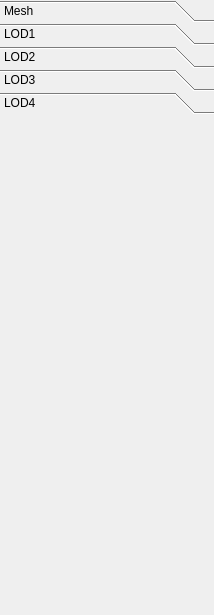
<?xml version="1.0" encoding="UTF-8"?>
<ui version="4.0">
 <class>graphicTab</class>
 <widget class="QWidget" name="graphicTab">
  <property name="geometry">
   <rect>
    <x>0</x>
    <y>0</y>
    <width>214</width>
    <height>615</height>
   </rect>
  </property>
  <property name="windowTitle">
   <string>Form</string>
  </property>
  <widget class="QToolBox" name="toolBox">
   <property name="geometry">
    <rect>
     <x>0</x>
     <y>0</y>
     <width>214</width>
     <height>471</height>
    </rect>
   </property>
   <property name="currentIndex">
    <number>4</number>
   </property>
   <property name="tabSpacing">
    <number>1</number>
   </property>
   <widget class="QWidget" name="meshPage">
    <property name="geometry">
     <rect>
      <x>0</x>
      <y>0</y>
      <width>214</width>
      <height>361</height>
     </rect>
    </property>
    <attribute name="label">
     <string>Mesh</string>
    </attribute>
    <widget class="meshTab" name="meshWidget" native="true">
     <property name="geometry">
      <rect>
       <x>0</x>
       <y>0</y>
       <width>120</width>
       <height>80</height>
      </rect>
     </property>
    </widget>
   </widget>
   <widget class="QWidget" name="LOD1Page">
    <property name="geometry">
     <rect>
      <x>0</x>
      <y>0</y>
      <width>214</width>
      <height>361</height>
     </rect>
    </property>
    <attribute name="label">
     <string>LOD1</string>
    </attribute>
    <widget class="LODTab" name="LOD1Widget" native="true">
     <property name="geometry">
      <rect>
       <x>0</x>
       <y>0</y>
       <width>120</width>
       <height>80</height>
      </rect>
     </property>
    </widget>
   </widget>
   <widget class="QWidget" name="LOD2Page">
    <property name="geometry">
     <rect>
      <x>0</x>
      <y>0</y>
      <width>214</width>
      <height>361</height>
     </rect>
    </property>
    <attribute name="label">
     <string>LOD2</string>
    </attribute>
    <widget class="LODTab" name="LOD2Widget" native="true">
     <property name="geometry">
      <rect>
       <x>0</x>
       <y>0</y>
       <width>120</width>
       <height>80</height>
      </rect>
     </property>
    </widget>
   </widget>
   <widget class="QWidget" name="LOD3Page">
    <property name="geometry">
     <rect>
      <x>0</x>
      <y>0</y>
      <width>214</width>
      <height>361</height>
     </rect>
    </property>
    <attribute name="label">
     <string>LOD3</string>
    </attribute>
    <widget class="LODTab" name="LOD3Widget" native="true">
     <property name="geometry">
      <rect>
       <x>0</x>
       <y>0</y>
       <width>120</width>
       <height>80</height>
      </rect>
     </property>
    </widget>
   </widget>
   <widget class="QWidget" name="LOD4Page">
    <property name="geometry">
     <rect>
      <x>0</x>
      <y>0</y>
      <width>214</width>
      <height>361</height>
     </rect>
    </property>
    <attribute name="label">
     <string>LOD4</string>
    </attribute>
    <widget class="LODTab" name="LOD4Widget" native="true">
     <property name="geometry">
      <rect>
       <x>0</x>
       <y>0</y>
       <width>120</width>
       <height>80</height>
      </rect>
     </property>
    </widget>
   </widget>
  </widget>
 </widget>
 <customwidgets>
  <customwidget>
   <class>meshTab</class>
   <extends>QWidget</extends>
   <header location="global">GUI/tabs/meshtab.h</header>
   <container>1</container>
  </customwidget>
  <customwidget>
   <class>LODTab</class>
   <extends>QWidget</extends>
   <header location="global">GUI/tabs/lodtab.h</header>
   <container>1</container>
  </customwidget>
 </customwidgets>
 <resources/>
 <connections/>
</ui>
